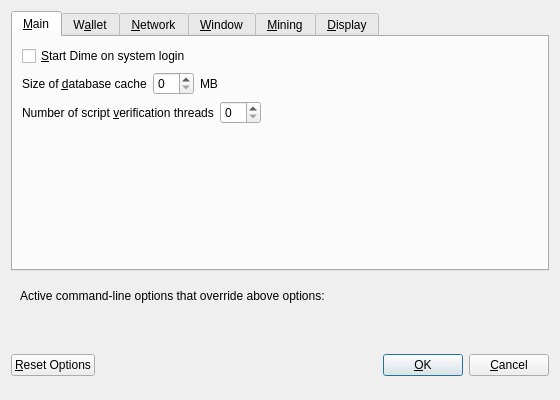
<?xml version="1.0" encoding="UTF-8"?>
<ui version="4.0">
 <class>OptionsDialog</class>
 <widget class="QDialog" name="OptionsDialog">
  <property name="geometry">
   <rect>
    <x>0</x>
    <y>0</y>
    <width>560</width>
    <height>400</height>
   </rect>
  </property>
  <property name="windowTitle">
   <string>Options</string>
  </property>
  <property name="modal">
   <bool>true</bool>
  </property>
  <layout class="QVBoxLayout" name="verticalLayout">
   <item>
    <widget class="QTabWidget" name="tabWidget">
     <property name="currentIndex">
      <number>0</number>
     </property>
     <widget class="QWidget" name="tabMain">
      <attribute name="title">
       <string>&amp;Main</string>
      </attribute>
      <layout class="QVBoxLayout" name="verticalLayout_Main">
       <item>
        <widget class="QCheckBox" name="bitcoinAtStartup">
         <property name="toolTip">
          <string>Automatically start Dime after logging in to the system.</string>
         </property>
         <property name="text">
          <string>&amp;Start Dime on system login</string>
         </property>
        </widget>
       </item>
       <item>
        <layout class="QHBoxLayout" name="horizontalLayout_2_Main">
         <item>
          <widget class="QLabel" name="databaseCacheLabel">
           <property name="text">
            <string>Size of &amp;database cache</string>
           </property>
           <property name="textFormat">
            <enum>Qt::PlainText</enum>
           </property>
           <property name="buddy">
            <cstring>databaseCache</cstring>
           </property>
          </widget>
         </item>
         <item>
          <widget class="QSpinBox" name="databaseCache"/>
         </item>
         <item>
          <widget class="QLabel" name="databaseCacheUnitLabel">
           <property name="text">
            <string>MB</string>
           </property>
           <property name="textFormat">
            <enum>Qt::PlainText</enum>
           </property>
          </widget>
         </item>
         <item>
          <spacer name="horizontalSpacer_2_Main">
           <property name="orientation">
            <enum>Qt::Horizontal</enum>
           </property>
           <property name="sizeHint" stdset="0">
            <size>
             <width>40</width>
             <height>20</height>
            </size>
           </property>
          </spacer>
         </item>
        </layout>
       </item>
       <item>
        <layout class="QHBoxLayout" name="horizontalLayout_3_Main">
         <item>
          <widget class="QLabel" name="threadsScriptVerifLabel">
           <property name="text">
            <string>Number of script &amp;verification threads</string>
           </property>
           <property name="textFormat">
            <enum>Qt::PlainText</enum>
           </property>
           <property name="buddy">
            <cstring>threadsScriptVerif</cstring>
           </property>
          </widget>
         </item>
         <item>
          <widget class="QSpinBox" name="threadsScriptVerif">
           <property name="toolTip">
            <string>(0 = auto, &lt;0 = leave that many cores free)</string>
           </property>
          </widget>
         </item>
         <item>
          <spacer name="horizontalSpacer_3_Main">
           <property name="orientation">
            <enum>Qt::Horizontal</enum>
           </property>
           <property name="sizeHint" stdset="0">
            <size>
             <width>40</width>
             <height>20</height>
            </size>
           </property>
          </spacer>
         </item>
        </layout>
       </item>
       <item>
        <spacer name="verticalSpacer_Main">
         <property name="orientation">
          <enum>Qt::Vertical</enum>
         </property>
         <property name="sizeHint" stdset="0">
          <size>
           <width>20</width>
           <height>40</height>
          </size>
         </property>
        </spacer>
       </item>
      </layout>
     </widget>
     <widget class="QWidget" name="tabWallet">
      <attribute name="title">
       <string>W&amp;allet</string>
      </attribute>
      <layout class="QVBoxLayout" name="verticalLayout_Wallet">
       <item>
        <widget class="QLabel" name="transactionFeeInfoLabel">
         <property name="text">
          <string>Optional transaction fee per kB that helps make sure your transactions are processed quickly. Most transactions are 1 kB.</string>
         </property>
         <property name="textFormat">
          <enum>Qt::PlainText</enum>
         </property>
         <property name="wordWrap">
          <bool>true</bool>
         </property>
        </widget>
       </item>
       <item>
        <layout class="QHBoxLayout" name="horizontalLayout_1_Wallet">
         <item>
          <widget class="QLabel" name="transactionFeeLabel">
           <property name="text">
            <string>Pay transaction &amp;fee</string>
           </property>
           <property name="textFormat">
            <enum>Qt::PlainText</enum>
           </property>
           <property name="buddy">
            <cstring>transactionFee</cstring>
           </property>
          </widget>
         </item>
         <item>
          <widget class="BitcoinAmountField" name="transactionFee"/>
         </item>
         <item>
          <spacer name="horizontalSpacer_1_Wallet">
           <property name="orientation">
            <enum>Qt::Horizontal</enum>
           </property>
           <property name="sizeHint" stdset="0">
            <size>
             <width>40</width>
             <height>20</height>
            </size>
           </property>
          </spacer>
         </item>
        </layout>
       </item>
       <item>
        <spacer name="verticalSpacer_Wallet">
         <property name="orientation">
          <enum>Qt::Vertical</enum>
         </property>
         <property name="sizeHint" stdset="0">
          <size>
           <width>20</width>
           <height>40</height>
          </size>
         </property>
        </spacer>
       </item>
       <item>
        <widget class="QGroupBox" name="groupBox">
         <property name="title">
          <string>Expert</string>
         </property>
         <layout class="QVBoxLayout" name="verticalLayout_2">
          <item>
           <widget class="QCheckBox" name="coinControlFeatures">
            <property name="toolTip">
             <string>Whether to show coin control features or not.</string>
            </property>
            <property name="text">
             <string>Enable coin &amp;control features</string>
            </property>
           </widget>
          </item>
          <item>
           <widget class="QCheckBox" name="spendZeroConfChange">
            <property name="toolTip">
             <string>If you disable the spending of unconfirmed change, the change from a transaction cannot be used until that transaction has at least one confirmation. This also affects how your balance is computed.</string>
            </property>
            <property name="text">
             <string>&amp;Spend unconfirmed change</string>
            </property>
           </widget>
          </item>
         </layout>
        </widget>
       </item>
      </layout>
     </widget>
     <widget class="QWidget" name="tabNetwork">
      <attribute name="title">
       <string>&amp;Network</string>
      </attribute>
      <layout class="QVBoxLayout" name="verticalLayout_Network">
       <item>
        <widget class="QCheckBox" name="mapPortUpnp">
         <property name="toolTip">
          <string>Automatically open the Dime client port on the router. This only works when your router supports UPnP and it is enabled.</string>
         </property>
         <property name="text">
          <string>Map port using &amp;UPnP</string>
         </property>
        </widget>
       </item>
       <item>
        <widget class="QCheckBox" name="connectSocks">
         <property name="toolTip">
          <string>Connect to the Dime network through a SOCKS proxy.</string>
         </property>
         <property name="text">
          <string>&amp;Connect through SOCKS proxy (default proxy):</string>
         </property>
        </widget>
       </item>
       <item>
        <layout class="QHBoxLayout" name="horizontalLayout_1_Network">
         <item>
          <widget class="QLabel" name="proxyIpLabel">
           <property name="text">
            <string>Proxy &amp;IP:</string>
           </property>
           <property name="textFormat">
            <enum>Qt::PlainText</enum>
           </property>
           <property name="buddy">
            <cstring>proxyIp</cstring>
           </property>
          </widget>
         </item>
         <item>
          <widget class="QValidatedLineEdit" name="proxyIp">
           <property name="minimumSize">
            <size>
             <width>140</width>
             <height>0</height>
            </size>
           </property>
           <property name="maximumSize">
            <size>
             <width>140</width>
             <height>16777215</height>
            </size>
           </property>
           <property name="toolTip">
            <string>IP address of the proxy (e.g. IPv4: 127.0.0.1 / IPv6: ::1)</string>
           </property>
          </widget>
         </item>
         <item>
          <widget class="QLabel" name="proxyPortLabel">
           <property name="text">
            <string>&amp;Port:</string>
           </property>
           <property name="textFormat">
            <enum>Qt::PlainText</enum>
           </property>
           <property name="buddy">
            <cstring>proxyPort</cstring>
           </property>
          </widget>
         </item>
         <item>
          <widget class="QLineEdit" name="proxyPort">
           <property name="minimumSize">
            <size>
             <width>55</width>
             <height>0</height>
            </size>
           </property>
           <property name="maximumSize">
            <size>
             <width>55</width>
             <height>16777215</height>
            </size>
           </property>
           <property name="toolTip">
            <string>Port of the proxy (e.g. 9050)</string>
           </property>
          </widget>
         </item>
         <item>
          <widget class="QLabel" name="socksVersionLabel">
           <property name="text">
            <string>SOCKS &amp;Version:</string>
           </property>
           <property name="textFormat">
            <enum>Qt::PlainText</enum>
           </property>
           <property name="buddy">
            <cstring>socksVersion</cstring>
           </property>
          </widget>
         </item>
         <item>
          <widget class="QValueComboBox" name="socksVersion">
           <property name="toolTip">
            <string>SOCKS version of the proxy (e.g. 5)</string>
           </property>
          </widget>
         </item>
         <item>
          <spacer name="horizontalSpacer_1_Network">
           <property name="orientation">
            <enum>Qt::Horizontal</enum>
           </property>
           <property name="sizeHint" stdset="0">
            <size>
             <width>40</width>
             <height>20</height>
            </size>
           </property>
          </spacer>
         </item>
        </layout>
       </item>
       <item>
        <spacer name="verticalSpacer_Network">
         <property name="orientation">
          <enum>Qt::Vertical</enum>
         </property>
         <property name="sizeHint" stdset="0">
          <size>
           <width>20</width>
           <height>40</height>
          </size>
         </property>
        </spacer>
       </item>
      </layout>
     </widget>
     <widget class="QWidget" name="tabWindow">
      <attribute name="title">
       <string>&amp;Window</string>
      </attribute>
      <layout class="QVBoxLayout" name="verticalLayout_Window">
       <item>
        <widget class="QCheckBox" name="minimizeToTray">
         <property name="toolTip">
          <string>Show only a tray icon after minimizing the window.</string>
         </property>
         <property name="text">
          <string>&amp;Minimize to the tray instead of the taskbar</string>
         </property>
        </widget>
       </item>
       <item>
        <widget class="QCheckBox" name="minimizeOnClose">
         <property name="toolTip">
          <string>Minimize instead of exit the application when the window is closed. When this option is enabled, the application will be closed only after selecting Quit in the menu.</string>
         </property>
         <property name="text">
          <string>M&amp;inimize on close</string>
         </property>
        </widget>
       </item>
       <item>
        <spacer name="verticalSpacer_Window">
         <property name="orientation">
          <enum>Qt::Vertical</enum>
         </property>
         <property name="sizeHint" stdset="0">
          <size>
           <width>20</width>
           <height>40</height>
          </size>
         </property>
        </spacer>
       </item>
      </layout>
     </widget>
     
     <widget class="QWidget" name="tabMining">
      <attribute name="title">
       <string>&amp;Mining</string>
      </attribute>
      <layout class="QVBoxLayout" name="verticalLayout_Mining">
      
       <item>
        <widget class="QCheckBox" name="checkboxMiningEnabled">
         <property name="toolTip">
          <string>&lt;html&gt;&lt;head/&gt;&lt;body&gt;&lt;p&gt;Whether to enabled Dime mining by default.&lt;/p&gt;&lt;/body&gt;&lt;/html&gt;</string>
         </property>
         <property name="text">
          <string>&amp;Mining enabled</string>
         </property>
        </widget>
       </item>
       
       <item>
        <layout class="QHBoxLayout" name="horizontalLayout_2_Mining">        
         <item>
          <widget class="QLabel" name="labelMiningProcLimit">
           <property name="text">
            <string>&amp;Mining limit:</string>
           </property>
           <property name="textFormat">
            <enum>Qt::PlainText</enum>
           </property>
           <property name="buddy">
            <cstring>comboMiningProcLimit</cstring>
           </property>
          </widget>
         </item>
         <item>
          <widget class="QValueComboBox" name="comboMiningProcLimit">
           <property name="toolTip">
            <string>Choose the default mining intensity.</string>
           </property>
          </widget>
         </item>
        </layout>
       </item>
       <item>
        <spacer name="verticalSpacer_Display">
         <property name="orientation">
          <enum>Qt::Vertical</enum>
         </property>
         <property name="sizeHint" stdset="0">
          <size>
           <width>20</width>
           <height>40</height>
          </size>
         </property>
        </spacer>
       </item>
       
      </layout>
     </widget>
     
     
     <widget class="QWidget" name="tabDisplay">
      <attribute name="title">
       <string>&amp;Display</string>
      </attribute>
      <layout class="QVBoxLayout" name="verticalLayout_Display">
       <item>
        <layout class="QHBoxLayout" name="horizontalLayout_1_Display">
         <item>
          <widget class="QLabel" name="langLabel">
           <property name="text">
            <string>User Interface &amp;language:</string>
           </property>
           <property name="textFormat">
            <enum>Qt::PlainText</enum>
           </property>
           <property name="buddy">
            <cstring>lang</cstring>
           </property>
          </widget>
         </item>
         <item>
          <widget class="QValueComboBox" name="lang">
           <property name="toolTip">
            <string>The user interface language can be set here. This setting will take effect after restarting Dime.</string>
           </property>
          </widget>
         </item>
        </layout>
       </item>
       <item>
        <layout class="QHBoxLayout" name="horizontalLayout_2_Display">
         <item>
          <widget class="QLabel" name="unitLabel">
           <property name="text">
            <string>&amp;Unit to show amounts in:</string>
           </property>
           <property name="textFormat">
            <enum>Qt::PlainText</enum>
           </property>
           <property name="buddy">
            <cstring>unit</cstring>
           </property>
          </widget>
         </item>
         <item>
          <widget class="QValueComboBox" name="unit">
           <property name="toolTip">
            <string>Choose the default subdivision unit to show in the interface and when sending coins.</string>
           </property>
          </widget>
         </item>
        </layout>
       </item>
       <item>
        <widget class="QCheckBox" name="displayAddresses">
         <property name="toolTip">
          <string>Whether to show Dime addresses in the transaction list or not.</string>
         </property>
         <property name="text">
          <string>&amp;Display addresses in transaction list</string>
         </property>
        </widget>
       </item>
       <item>
        <layout class="QHBoxLayout" name="horizontalLayout_3_Display">
         <item>
          <widget class="QLabel" name="thirdPartyTxUrlsLabel">
           <property name="toolTip">
            <string>Third party URLs (e.g. a block explorer) that appear in the transactions tab as context menu items. %s in the URL is replaced by transaction hash. Multiple URLs are separated by vertical bar |.</string>
           </property>
           <property name="text">
            <string>Third party transaction URLs</string>
           </property>
           <property name="buddy">
            <cstring>thirdPartyTxUrls</cstring>
           </property>
          </widget>
         </item>
         <item>
          <widget class="QLineEdit" name="thirdPartyTxUrls">
           <property name="toolTip">
            <string>Third party URLs (e.g. a block explorer) that appear in the transactions tab as context menu items. %s in the URL is replaced by transaction hash. Multiple URLs are separated by vertical bar |.</string>
           </property>
          </widget>
         </item>
        </layout>
       </item>
       <item>
        <spacer name="verticalSpacer_Display">
         <property name="orientation">
          <enum>Qt::Vertical</enum>
         </property>
         <property name="sizeHint" stdset="0">
          <size>
           <width>20</width>
           <height>40</height>
          </size>
         </property>
        </spacer>
       </item>
      </layout>
     </widget>
    </widget>
   </item>
   <item>
    <widget class="QFrame" name="frame">
     <layout class="QVBoxLayout" name="verticalLayout_Bottom">
      <item>
       <layout class="QHBoxLayout" name="horizontalLayout_Bottom">
        <item>
         <widget class="QLabel" name="overriddenByCommandLineInfoLabel">
          <property name="text">
           <string>Active command-line options that override above options:</string>
          </property>
          <property name="textFormat">
           <enum>Qt::PlainText</enum>
          </property>
         </widget>
        </item>
        <item>
         <spacer name="horizontalSpacer_Bottom">
          <property name="orientation">
           <enum>Qt::Horizontal</enum>
          </property>
          <property name="sizeHint" stdset="0">
           <size>
            <width>40</width>
            <height>20</height>
           </size>
          </property>
         </spacer>
        </item>
       </layout>
      </item>
      <item>
       <widget class="QLabel" name="overriddenByCommandLineLabel">
        <property name="text">
         <string/>
        </property>
        <property name="textFormat">
         <enum>Qt::PlainText</enum>
        </property>
        <property name="wordWrap">
         <bool>true</bool>
        </property>
       </widget>
      </item>
     </layout>
    </widget>
   </item>
   <item>
    <layout class="QHBoxLayout" name="horizontalLayout_Buttons">
     <item>
      <widget class="QPushButton" name="resetButton">
       <property name="toolTip">
        <string>Reset all client options to default.</string>
       </property>
       <property name="text">
        <string>&amp;Reset Options</string>
       </property>
       <property name="autoDefault">
        <bool>false</bool>
       </property>
      </widget>
     </item>
     <item>
      <spacer name="horizontalSpacer_1">
       <property name="orientation">
        <enum>Qt::Horizontal</enum>
       </property>
       <property name="sizeHint" stdset="0">
        <size>
         <width>40</width>
         <height>48</height>
        </size>
       </property>
      </spacer>
     </item>
     <item>
      <widget class="QLabel" name="statusLabel">
       <property name="minimumSize">
        <size>
         <width>200</width>
         <height>0</height>
        </size>
       </property>
       <property name="font">
        <font>
         <weight>75</weight>
         <bold>true</bold>
        </font>
       </property>
       <property name="text">
        <string/>
       </property>
       <property name="textFormat">
        <enum>Qt::PlainText</enum>
       </property>
       <property name="wordWrap">
        <bool>true</bool>
       </property>
      </widget>
     </item>
     <item>
      <spacer name="horizontalSpacer_2">
       <property name="orientation">
        <enum>Qt::Horizontal</enum>
       </property>
       <property name="sizeHint" stdset="0">
        <size>
         <width>40</width>
         <height>48</height>
        </size>
       </property>
      </spacer>
     </item>
     <item>
      <widget class="QPushButton" name="okButton">
       <property name="text">
        <string>&amp;OK</string>
       </property>
      </widget>
     </item>
     <item>
      <widget class="QPushButton" name="cancelButton">
       <property name="text">
        <string>&amp;Cancel</string>
       </property>
       <property name="autoDefault">
        <bool>false</bool>
       </property>
      </widget>
     </item>
    </layout>
   </item>
  </layout>
 </widget>
 <customwidgets>
  <customwidget>
   <class>BitcoinAmountField</class>
   <extends>QLineEdit</extends>
   <header>bitcoinamountfield.h</header>
   <container>1</container>
  </customwidget>
  <customwidget>
   <class>QValidatedLineEdit</class>
   <extends>QLineEdit</extends>
   <header>qvalidatedlineedit.h</header>
  </customwidget>
  <customwidget>
   <class>QValueComboBox</class>
   <extends>QComboBox</extends>
   <header>qvaluecombobox.h</header>
  </customwidget>
 </customwidgets>
 <resources/>
 <connections/>
</ui>
